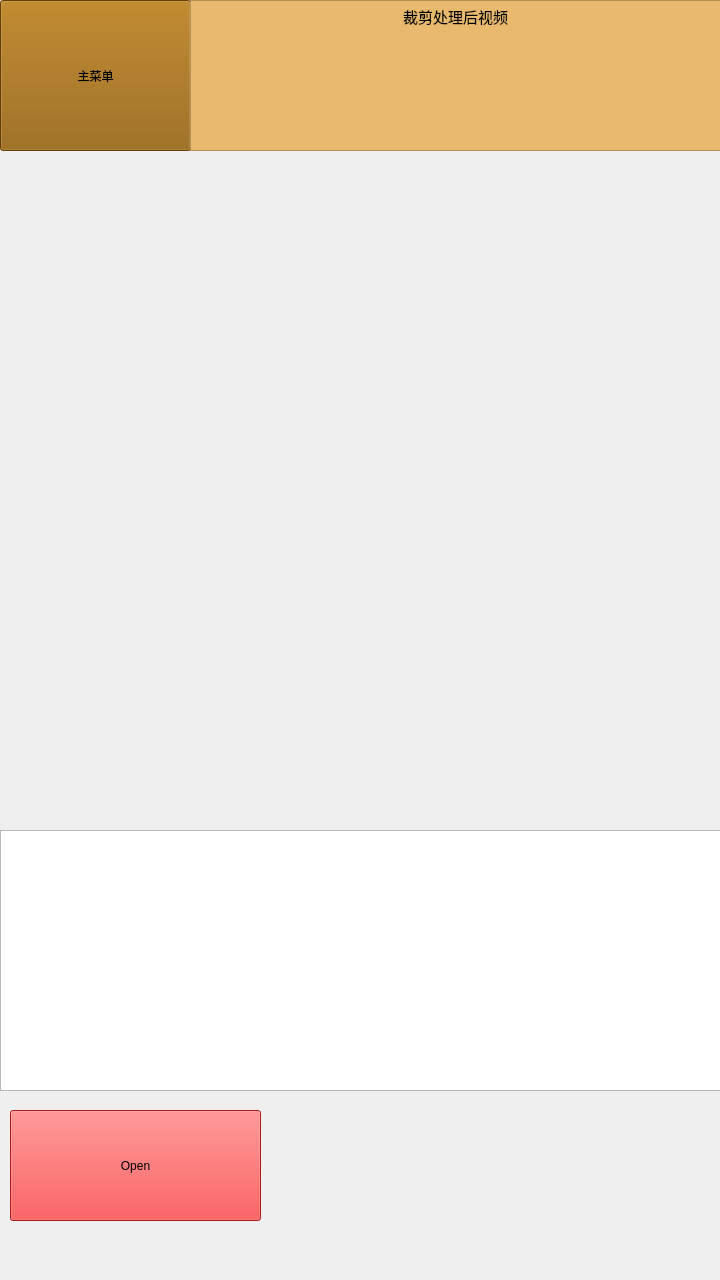
<?xml version="1.0" encoding="UTF-8"?>
<ui version="4.0">
 <class>database_video</class>
 <widget class="QWidget" name="database_video">
  <property name="geometry">
   <rect>
    <x>0</x>
    <y>0</y>
    <width>720</width>
    <height>1280</height>
   </rect>
  </property>
  <property name="windowTitle">
   <string>Form</string>
  </property>
  <widget class="QPushButton" name="pushButton">
   <property name="geometry">
    <rect>
     <x>0</x>
     <y>0</y>
     <width>191</width>
     <height>151</height>
    </rect>
   </property>
   <property name="styleSheet">
    <string notr="true">background-color: rgb(143, 89, 2);</string>
   </property>
   <property name="text">
    <string>主菜单</string>
   </property>
  </widget>
  <widget class="QTextEdit" name="textEdit">
   <property name="geometry">
    <rect>
     <x>190</x>
     <y>0</y>
     <width>531</width>
     <height>151</height>
    </rect>
   </property>
   <property name="styleSheet">
    <string notr="true">background-color: rgb(233, 185, 110);</string>
   </property>
   <property name="html">
    <string>&lt;!DOCTYPE HTML PUBLIC &quot;-//W3C//DTD HTML 4.0//EN&quot; &quot;http://www.w3.org/TR/REC-html40/strict.dtd&quot;&gt;
&lt;html&gt;&lt;head&gt;&lt;meta name=&quot;qrichtext&quot; content=&quot;1&quot; /&gt;&lt;style type=&quot;text/css&quot;&gt;
p, li { white-space: pre-wrap; }
&lt;/style&gt;&lt;/head&gt;&lt;body style=&quot; font-family:'Ubuntu'; font-size:11pt; font-weight:400; font-style:normal;&quot;&gt;
&lt;p align=&quot;center&quot; style=&quot; margin-top:0px; margin-bottom:0px; margin-left:0px; margin-right:0px; -qt-block-indent:0; text-indent:0px;&quot;&gt;裁剪处理后视频&lt;/p&gt;&lt;/body&gt;&lt;/html&gt;</string>
   </property>
  </widget>
  <widget class="QPushButton" name="pushButton_2">
   <property name="geometry">
    <rect>
     <x>10</x>
     <y>1110</y>
     <width>251</width>
     <height>111</height>
    </rect>
   </property>
   <property name="styleSheet">
    <string notr="true">background-color: rgb(239, 41, 41);</string>
   </property>
   <property name="text">
    <string>Open</string>
   </property>
  </widget>
  <widget class="QLabel" name="label">
   <property name="geometry">
    <rect>
     <x>10</x>
     <y>160</y>
     <width>701</width>
     <height>651</height>
    </rect>
   </property>
   <property name="text">
    <string/>
   </property>
  </widget>
  <widget class="QTextEdit" name="textEdit_2">
   <property name="geometry">
    <rect>
     <x>0</x>
     <y>830</y>
     <width>721</width>
     <height>261</height>
    </rect>
   </property>
   <property name="styleSheet">
    <string notr="true">color: rgb(138, 226, 52);</string>
   </property>
  </widget>
 </widget>
 <resources/>
 <connections/>
</ui>
